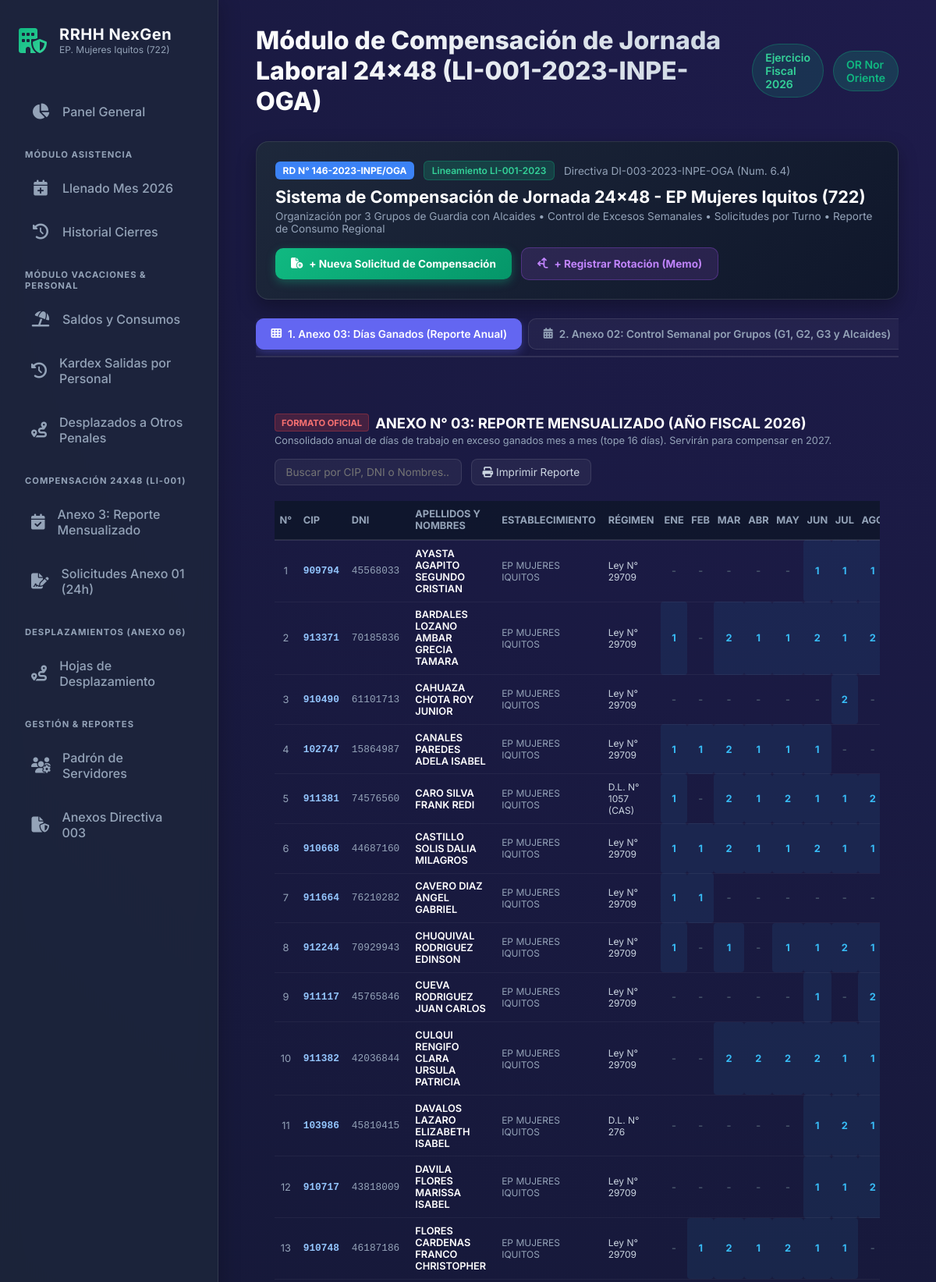
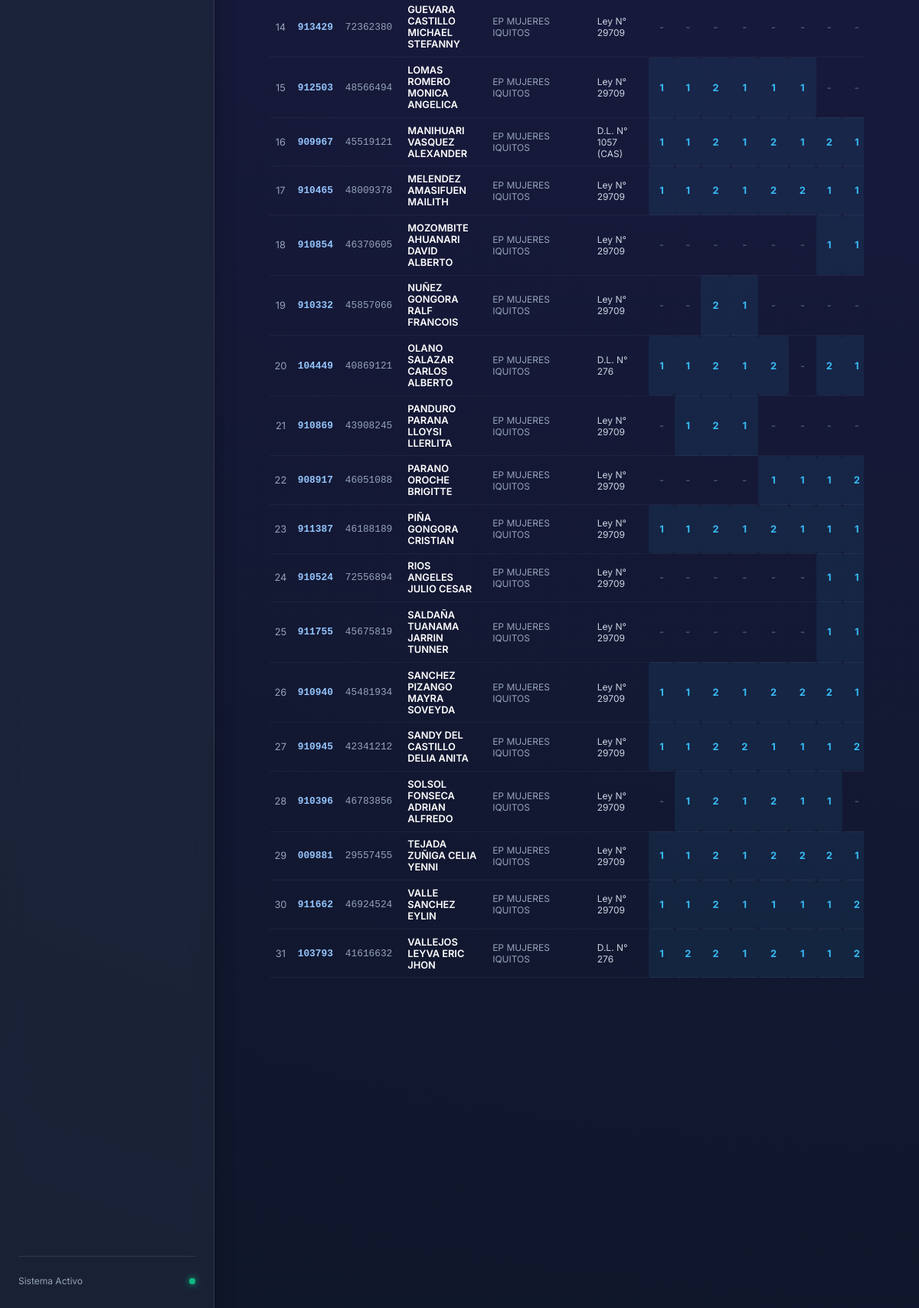
The app's page /compensacion/, older data (2 pictures, top to bottom).
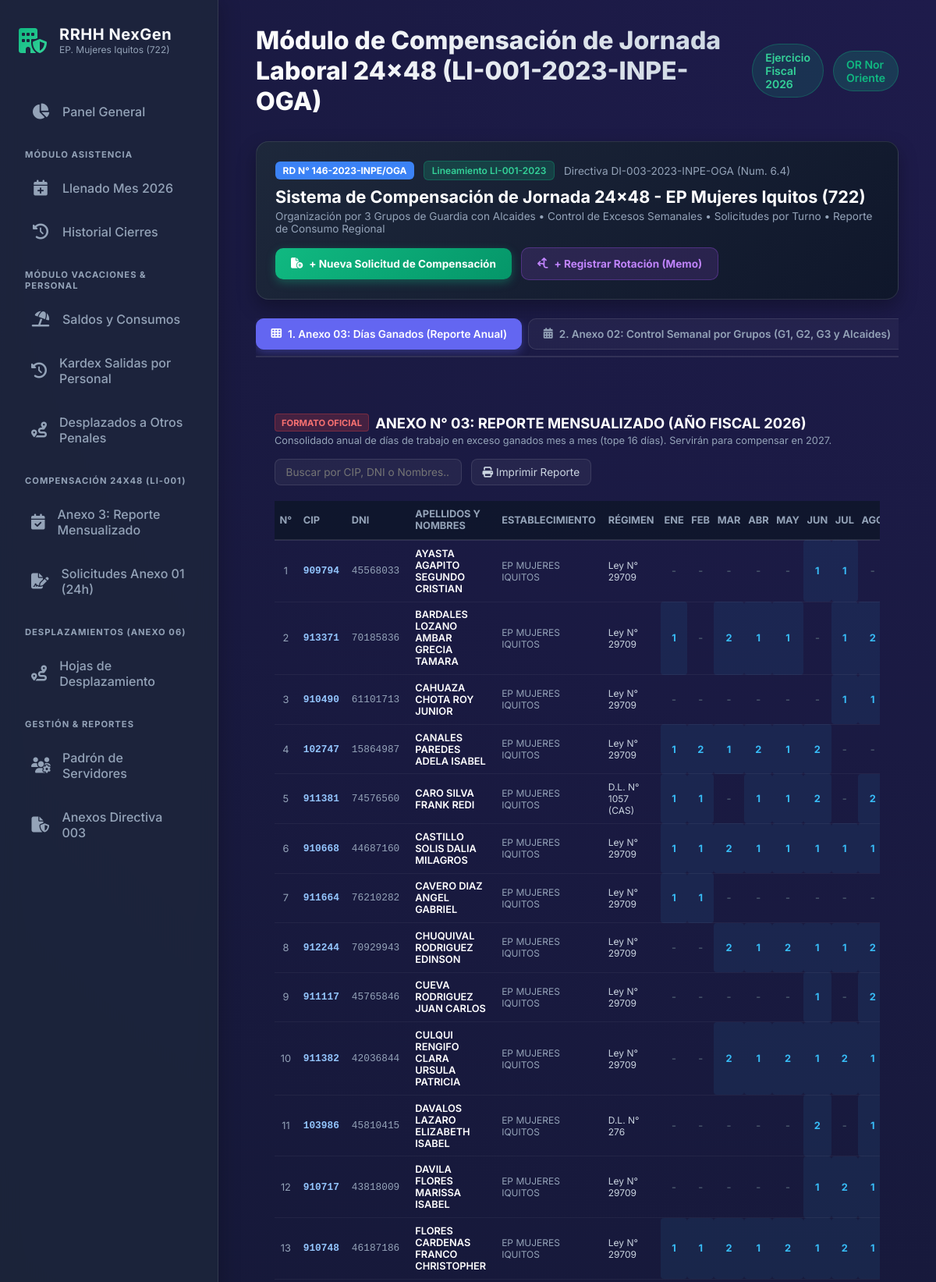
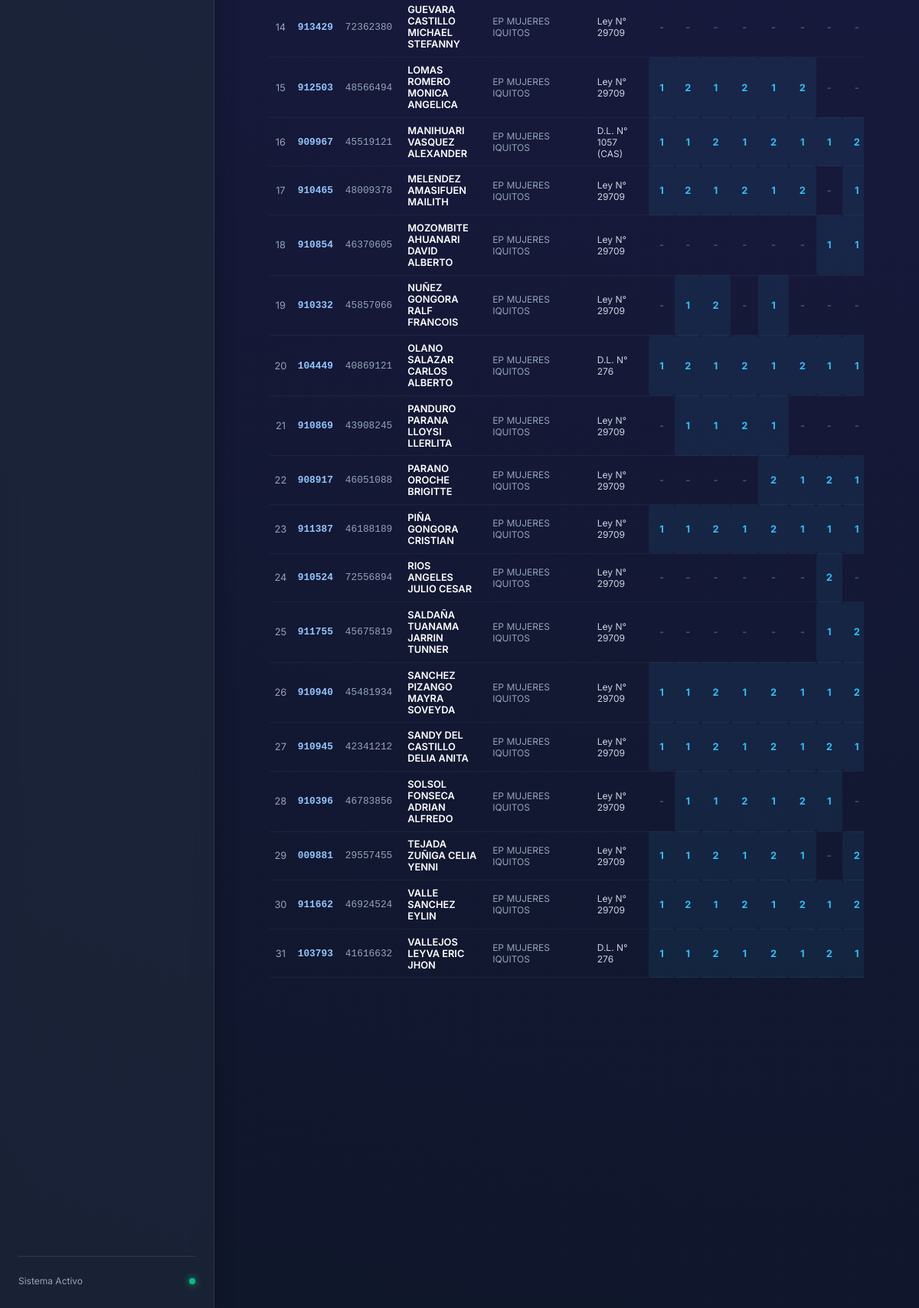
The same page, newer data (2 pictures, top to bottom).
### tables this page shows
CREATE TABLE empleados (
    id_empleado INTEGER PRIMARY KEY AUTOINCREMENT,
    codigo_servidor VARCHAR(20) UNIQUE NOT NULL, -- Ej: '099132', '103097'
    dni VARCHAR(15) UNIQUE,                      -- DNI (8 dígitos)
    apellidos_nombres VARCHAR(200) NOT NULL,
    created_at TIMESTAMP DEFAULT CURRENT_TIMESTAMP
, grupo_guardia_default INTEGER DEFAULT 1);

### app/modules/compensacion/router.py (the view)
@router.get("", response_class=HTMLResponse)
@router.get("/", response_class=HTMLResponse)
async def ver_modulo_compensacion(
    request: Request,
    anio: int = 2026,
    tab: str = "anexo3",
    mes_anexo2: int = 1,
    mes_reporte: int = 1,
    mensaje: Optional[str] = None,
    error: Optional[str] = None
):
    matriz_anexo3 = CompensacionRepository.get_matriz_anexo3(anio)
    grupos_guardia = CompensacionRepository.get_grupos_guardia()
    saldos = CompensacionRepository.get_control_saldos(anio)
    solicitudes = CompensacionRepository.get_solicitudes(anio)
    datos_anexo2 = None
    rotaciones_mes = []
    if tab == "anexo2":
        datos_anexo2 = CompensacionService.calcular_anexo2_mes(anio, mes_anexo2)
        rotaciones_mes = CompensacionRepository.get_rotaciones_mes(anio, mes_anexo2)
    reporte_gastos = []
    if tab == "reporte_gastos":
        reporte_gastos = CompensacionRepository.get_reporte_mensual_gastos(anio, mes_reporte)
    total_servidores = len(matriz_anexo3)
    total_dias_ganados_anual = sum(r["total_ganado"] for r in matriz_anexo3)
    total_asignados = sum(s["dias_asignados"] for s in saldos)
    total_usados = sum(s["dias_utilizados"] for s in saldos)
    total_restantes = sum(s["dias_disponibles"] for s in saldos)
    return templates.TemplateResponse(
        request=request,
        name="compensacion/matriz_anexo3.html",
        context={
            "anio": anio,
            "tab": tab,
            "mes_anexo2": mes_anexo2,
            "mes_reporte": mes_reporte,
            "meses": MESES_NOMBRES,
            "matriz_anexo3": matriz_anexo3,
            "grupos_guardia": grupos_guardia,
            "datos_anexo2": datos_anexo2,
            "rotaciones_mes": rotaciones_mes,
            "saldos": saldos,
            "solicitudes": solicitudes,
            "reporte_gastos": reporte_gastos,
            "total_servidores": total_servidores,
            "total_dias_ganados_anual": total_dias_ganados_anual,
            "total_asignados": total_asignados,
            "total_usados": total_usados,
            "total_restantes": total_restantes,
            "fecha_hoy": date.today().isoformat(),
            "mensaje": mensaje,
            "error": error
        }
    )

### app/templates/compensacion/matriz_anexo3.html (shortened to what this page needs)
{% extends "base.html" %}
{% block header_title %}Módulo de Compensación de Jornada Laboral 24x48 (LI-001-2023-INPE-OGA){% endblock %}
{% block content %}
<div style="display: flex; flex-direction: column; gap: 1.5rem;">
    <div style="background: linear-gradient(135deg, rgba(30, 41, 59, 0.95), rgba(15, 23, 42, 0.95)); border: 1px solid rgba(255, 255, 255, 0.1); border-radius: 16px; padding: 1.5rem; display: flex; justify-content: space-between; align-items: center; box-shadow: 0 10px 25px rgba(0,0,0,0.3); flex-wrap: wrap; gap: 1rem;">
        <div>
            <div style="display: flex; align-items: center; gap: 0.75rem; margin-bottom: 0.5rem; flex-wrap: wrap;">
                <span style="background: #3b82f6; color: #fff; font-size: 0.75rem; font-weight: 700; padding: 0.25rem 0.6rem; border-radius: 6px;">RD N° 146-2023-INPE/OGA</span>
                <span style="background: rgba(16, 185, 129, 0.2); color: #34d399; font-size: 0.75rem; font-weight: 600; padding: 0.25rem 0.6rem; border-radius: 6px; border: 1px solid rgba(16, 185, 129, 0.3);">Lineamiento LI-001-2023</span>
                <span style="color: var(--text-muted); font-size: 0.85rem;">Directiva DI-003-2023-INPE-OGA (Num. 6.4)</span>
            </div>
            <h2 style="font-size: 1.35rem; font-weight: 700; color: #fff; margin: 0 0 0.25rem 0;">Sistema de Compensación de Jornada 24x48 - EP Mujeres Iquitos (722)</h2>
            <p style="color: var(--text-muted); font-size: 0.85rem; margin: 0;">
                Organización por 3 Grupos de Guardia con Alcaides &bull; Control de Excesos Semanales &bull; Solicitudes por Turno &bull; Reporte de Consumo Regional
            </p>
        </div>
        <div style="display: flex; gap: 0.75rem; align-items: center; flex-wrap: wrap;">
            <button onclick="abrirModalSolicitud()" style="background: linear-gradient(135deg, #10b981, #059669); color: #fff; border: none; padding: 0.75rem 1.25rem; border-radius: 10px; font-weight: 700; font-size: 0.85rem; cursor: pointer; display: flex; align-items: center; gap: 0.5rem; box-shadow: 0 4px 12px rgba(16, 185, 129, 0.35);">
                <i class="fa-solid fa-file-circle-plus"></i> + Nueva Solicitud de Compensación
            </button>
            <button onclick="abrirModalRotacion()" style="background: rgba(168, 85, 247, 0.15); color: #c084fc; border: 1px solid rgba(168, 85, 247, 0.3); padding: 0.75rem 1.25rem; border-radius: 10px; font-weight: 700; font-size: 0.85rem; cursor: pointer; display: flex; align-items: center; gap: 0.5rem;">
                <i class="fa-solid fa-arrows-split-up-and-left"></i> + Registrar Rotación (Memo)
            </button>
        </div>
    </div>
    <div class="comp-tabs-nav">
        <a href="/compensacion?tab=anexo3&anio={{ anio }}" class="comp-tab-btn {% if tab == 'anexo3' %}active{% endif %}">
            <i class="fa-solid fa-table-cells"></i> 1. Anexo 03: Días Ganados (Reporte Anual)
        </a>
        <a href="/compensacion?tab=anexo2&anio={{ anio }}&mes_anexo2={{ mes_anexo2 }}" class="comp-tab-btn {% if tab == 'anexo2' %}active{% endif %}">
            <i class="fa-solid fa-calendar-days"></i> 2. Anexo 02: Control Semanal por Grupos (G1, G2, G3 y Alcaides)
        </a>
    </div>
    {% if tab == 'anexo3' %}
    <div class="glass-card" style="padding: 1.5rem;">
        <div style="display: flex; justify-content: space-between; align-items: center; margin-bottom: 1.25rem; flex-wrap: wrap; gap: 1rem;">
            <div>
                <div style="display: flex; align-items: center; gap: 0.5rem;">
                    <span style="background: rgba(239, 68, 68, 0.2); color: #f87171; border: 1px solid rgba(239, 68, 68, 0.3); font-size: 0.7rem; font-weight: 700; padding: 0.2rem 0.5rem; border-radius: 4px;">FORMATO OFICIAL</span>
                    <h3 style="font-size: 1.15rem; font-weight: 700; color: #fff; margin: 0;">ANEXO N° 03: REPORTE MENSUALIZADO (AÑO FISCAL {{ anio }})</h3>
                </div>
                <p style="color: var(--text-muted); font-size: 0.8rem; margin: 0.25rem 0 0 0;">
                    Consolidado anual de días de trabajo en exceso ganados mes a mes (tope 16 días). Servirán para compensar en {{ anio + 1 }}.
                </p>
            </div>
            <div style="display: flex; gap: 0.75rem; align-items: center;">
                <input type="text" placeholder="Buscar por CIP, DNI o Nombres..."
                       style="background: rgba(255, 255, 255, 0.05); border: 1px solid var(--border-color); border-radius: 8px; padding: 0.5rem 0.85rem; color: #fff; font-size: 0.85rem; width: 240px;"
                       onkeyup="filtrarTablaGenerica('tablaAnexo3', this.value)">
                <button onclick="window.print()" style="background: rgba(255, 255, 255, 0.05); color: #cbd5e1; border: 1px solid var(--border-color); padding: 0.5rem 0.85rem; border-radius: 8px; font-size: 0.85rem; cursor: pointer;">
                    <i class="fa-solid fa-print"></i> Imprimir Reporte
                </button>
            </div>
        </div>
        <div style="overflow-x: auto;">
            <table id="tablaAnexo3" style="width: 100%; border-collapse: collapse; font-size: 0.8rem; text-align: center;">
                <thead>
                    <tr style="background: rgba(15, 23, 42, 0.85); color: #94a3b8; border-bottom: 2px solid var(--border-color);">
                        <th style="padding: 0.6rem 0.4rem; width: 35px;">N°</th>
                        <th style="padding: 0.6rem 0.5rem; text-align: left; width: 65px;">CIP</th>
                        <th style="padding: 0.6rem 0.5rem; text-align: left; width: 75px;">DNI</th>
                        <th style="padding: 0.6rem 0.75rem; text-align: left;">APELLIDOS Y NOMBRES</th>
                        <th style="padding: 0.6rem 0.5rem; text-align: left; width: 140px;">ESTABLECIMIENTO</th>
                        <th style="padding: 0.6rem 0.5rem; text-align: left; width: 90px;">RÉGIMEN</th>
                        <th style="padding: 0.6rem 0.3rem;">ENE</th>
                        <th style="padding: 0.6rem 0.3rem;">FEB</th>
                        <th style="padding: 0.6rem 0.3rem;">MAR</th>
                        <th style="padding: 0.6rem 0.3rem;">ABR</th>
                        <th style="padding: 0.6rem 0.3rem;">MAY</th>
                        <th style="padding: 0.6rem 0.3rem;">JUN</th>
                        <th style="padding: 0.6rem 0.3rem;">JUL</th>
                        <th style="padding: 0.6rem 0.3rem;">AGO</th>
                    </tr>
                </thead>
                <tbody>
                    {% for row in matriz_anexo3 %}
                    <tr style="border-bottom: 1px solid rgba(255, 255, 255, 0.05);" onmouseover="this.style.background='rgba(255,255,255,0.03)'" onmouseout="this.style.background='transparent'">
                        <td style="padding: 0.55rem 0.4rem; color: var(--text-muted);">{{ loop.index }}</td>
                        <td style="padding: 0.55rem 0.5rem; text-align: left; font-family: monospace; font-weight: 700; color: #93c5fd;">{{ row.codigo_servidor }}</td>
                        <td style="padding: 0.55rem 0.5rem; text-align: left; font-family: monospace; color: var(--text-muted);">{{ row.dni }}</td>
                        <td style="padding: 0.55rem 0.75rem; text-align: left; font-weight: 600; color: #fff;">{{ row.apellidos_nombres }}</td>
                        <td style="padding: 0.55rem 0.5rem; text-align: left; font-size: 0.75rem; color: var(--text-muted);">EP MUJERES IQUITOS</td>
                        <td style="padding: 0.55rem 0.5rem; text-align: left; font-size: 0.75rem; color: #cbd5e1;">{{ row.regimen_nombre }}</td>
                        <td class="cell-mes {% if row.m_1 != '-' %}cell-mes-active{% else %}cell-mes-empty{% endif %}">{{ row.m_1 }}</td>
                        <td class="cell-mes {% if row.m_2 != '-' %}cell-mes-active{% else %}cell-mes-empty{% endif %}">{{ row.m_2 }}</td>
                        <td class="cell-mes {% if row.m_3 != '-' %}cell-mes-active{% else %}cell-mes-empty{% endif %}">{{ row.m_3 }}</td>
                        <td class="cell-mes {% if row.m_4 != '-' %}cell-mes-active{% else %}cell-mes-empty{% endif %}">{{ row.m_4 }}</td>
                        <td class="cell-mes {% if row.m_5 != '-' %}cell-mes-active{% else %}cell-mes-empty{% endif %}">{{ row.m_5 }}</td>
                        <td class="cell-mes {% if row.m_6 != '-' %}cell-mes-active{% else %}cell-mes-empty{% endif %}">{{ row.m_6 }}</td>
                        <td class="cell-mes {% if row.m_7 != '-' %}cell-mes-active{% else %}cell-mes-empty{% endif %}">{{ row.m_7 }}</td>
                        <td class="cell-mes {% if row.m_8 != '-' %}cell-mes-active{% else %}cell-mes-empty{% endif %}">{{ row.m_8 }}</td>
                    </tr>
                    {% else %}
                    <tr>
                        <td colspan="19" style="padding: 2.5rem; text-align: center; color: var(--text-muted);">
                            No hay servidores registrados para el año {{ anio }}.
                        </td>
                    </tr>
                    {% endfor %}
                </tbody>
            </table>
        </div>
    </div>
    {% endif %}
</div>
{% endblock %}

Row changes from the older to the newer data that the page shows:
computed for empleados "AYASTA AGAPITO SEGUNDO CRISTIAN": m_8 "1" → "-"
computed for empleados "BARDALES LOZANO AMBAR GRECIA TAMARA": m_6 "2" → "-"
computed for empleados "CAHUAZA CHOTA ROY JUNIOR": m_7 "2" → "1"; m_8 "-" → "1"
changed empleados "CANALES PAREDES ADELA ISABEL": m_2 "1" → "2"; m_3 "2" → "1"; m_4 "1" → "2"; m_6 "1" → "2"
computed for empleados "CARO SILVA FRANK REDI": m_2 "-" → "1"; m_3 "2" → "-"; m_5 "2" → "1"; m_6 "1" → "2"; m_7 "1" → "-"
changed empleados "CASTILLO SOLIS DALIA MILAGROS": m_6 "2" → "1"
changed empleados "CHUQUIVAL RODRIGUEZ EDINSON": m_1 "1" → "-"; m_3 "1" → "2"; m_4 "-" → "1"; m_5 "1" → "2"; m_7 "2" → "1"; m_8 "1" → "2"
changed empleados "CULQUI RENGIFO CLARA URSULA PATRICIA": m_4 "2" → "1"; m_6 "2" → "1"; m_7 "1" → "2"
computed for empleados "DAVALOS LAZARO ELIZABETH ISABEL": m_6 "1" → "2"; m_7 "2" → "-"
computed for empleados "DAVILA FLORES MARISSA ISABEL": m_7 "1" → "2"; m_8 "2" → "1"
changed empleados "FLORES CARDENAS FRANCO CHRISTOPHER": m_1 "-" → "1"; m_7 "1" → "2"; m_8 "-" → "1"
changed empleados "LOMAS ROMERO MONICA ANGELICA": m_2 "1" → "2"; m_3 "2" → "1"; m_4 "1" → "2"; m_6 "1" → "2"
changed empleados "MANIHUARI VASQUEZ ALEXANDER": m_7 "2" → "1"; m_8 "1" → "2"
computed for empleados "MELENDEZ AMASIFUEN MAILITH": m_2 "1" → "2"; m_3 "2" → "1"; m_4 "1" → "2"; m_5 "2" → "1"; m_7 "1" → "-"
changed empleados "NUÑEZ GONGORA RALF FRANCOIS": m_2 "-" → "1"; m_4 "1" → "-"; m_5 "-" → "1"
changed empleados "OLANO SALAZAR CARLOS ALBERTO": m_2 "1" → "2"; m_3 "2" → "1"; m_4 "1" → "2"; m_5 "2" → "1"; m_6 "-" → "2"; m_7 "2" → "1"
computed for empleados "PANDURO PARANA LLOYSI LLERLITA": m_3 "2" → "1"; m_4 "1" → "2"; m_5 "-" → "1"
computed for empleados "PARANO OROCHE BRIGITTE": m_5 "1" → "2"; m_7 "1" → "2"; m_8 "2" → "1"
computed for empleados "RIOS ANGELES JULIO CESAR": m_7 "1" → "2"; m_8 "1" → "-"
computed for empleados "SALDAÑA TUANAMA JARRIN TUNNER": m_8 "1" → "2"
changed empleados "SANCHEZ PIZANGO MAYRA SOVEYDA": m_6 "2" → "1"; m_7 "2" → "1"; m_8 "1" → "2"
changed empleados "SANDY DEL CASTILLO DELIA ANITA": m_4 "2" → "1"; m_5 "1" → "2"; m_7 "1" → "2"; m_8 "2" → "1"
changed empleados "SOLSOL FONSECA ADRIAN ALFREDO": m_3 "2" → "1"; m_4 "1" → "2"; m_5 "2" → "1"; m_6 "1" → "2"
changed empleados "TEJADA ZUÑIGA CELIA YENNI": m_6 "2" → "1"; m_7 "2" → "-"; m_8 "1" → "2"
changed empleados "VALLE SANCHEZ EYLIN": m_2 "1" → "2"; m_3 "2" → "1"; m_4 "1" → "2"; m_6 "1" → "2"
computed for empleados "VALLEJOS LEYVA ERIC JHON": m_2 "2" → "1"; m_7 "1" → "2"; m_8 "2" → "1"
